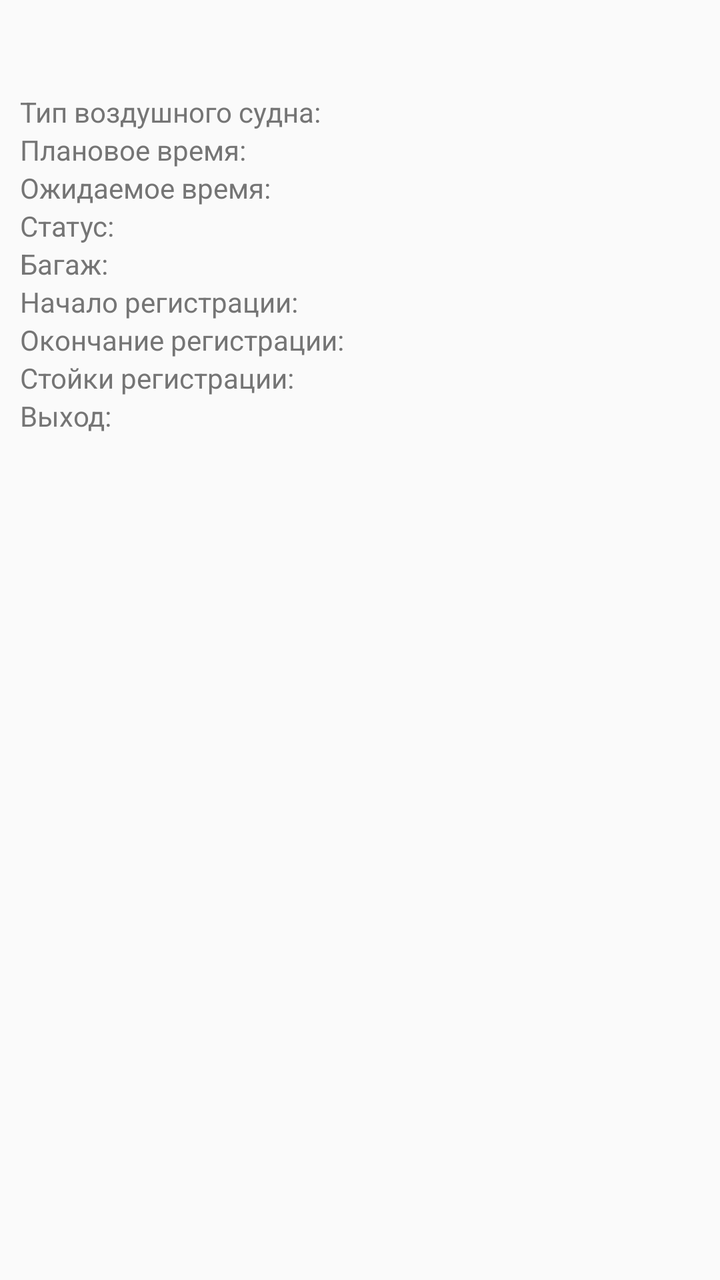
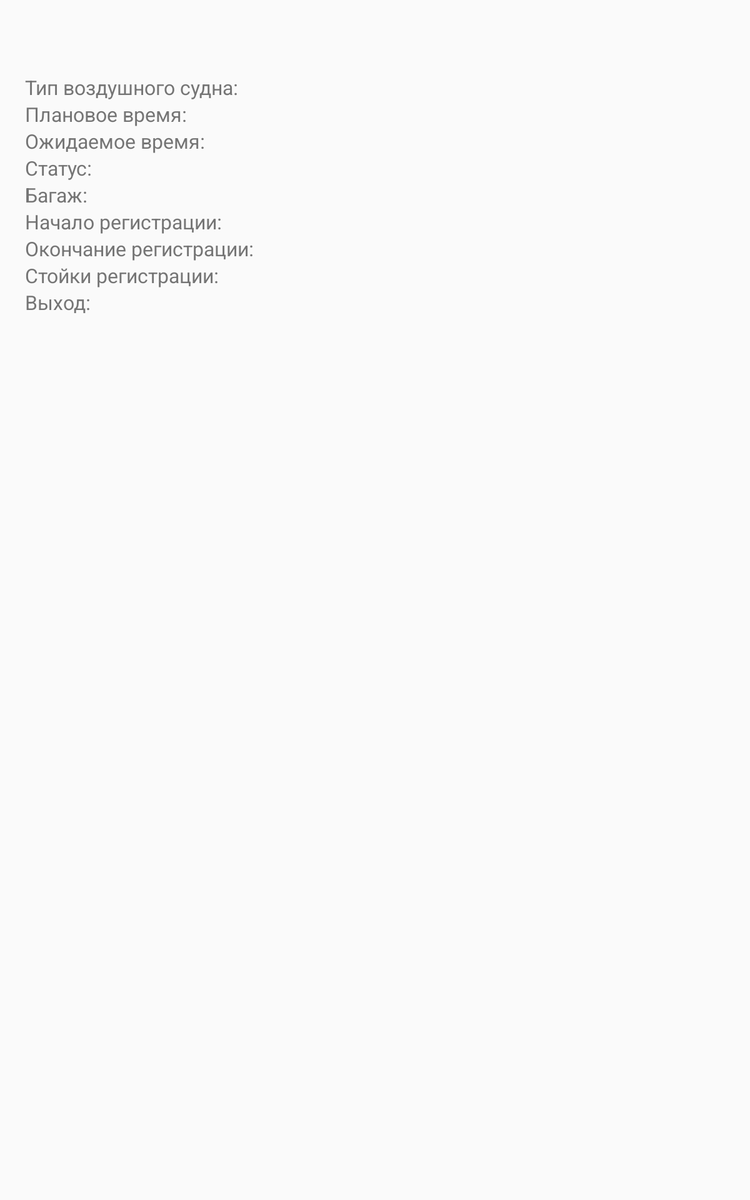

First picture: res/layout/ on a phone held upright. Second picture: the repository's own variant of that layout, on a device whose configuration matches the variant's folder. Source for both follows.
<!-- AndroidManifest.xml: application theme AppTheme -->
<!-- res/layout/listview_item.xml -->
<?xml version="1.0" encoding="utf-8"?>
<RelativeLayout xmlns:android="http://schemas.android.com/apk/res/android"
    xmlns:tools="http://schemas.android.com/tools"
    android:id="@+id/listViewItem"
    android:layout_width="match_parent"
    android:layout_height="match_parent"
    android:padding="10sp" >

    <TextView
        android:id="@+id/tvPlaneFlight"
        android:layout_width="wrap_content"
        android:layout_height="wrap_content"
        android:layout_alignParentTop="true"
        android:textSize="17sp"
        android:textColor="@color/colorPrimaryText"
        android:textStyle="bold" />

    <TextView
        android:id="@+id/tvPlaneDirection"
        android:layout_width="wrap_content"
        android:layout_height="wrap_content"
        android:layout_toEndOf="@+id/tvPlaneFlight"
        android:layout_toRightOf="@+id/tvPlaneFlight"
        android:layout_marginStart="5sp"
        android:layout_marginLeft="5sp"
        android:textSize="17sp"
        android:textColor="@color/colorPrimaryText"
        android:textStyle="bold" />

    <ImageView
        android:id="@+id/imageTracking"
        android:layout_width="wrap_content"
        android:layout_height="wrap_content"
        android:layout_toEndOf="@+id/tvPlaneDirection"
        android:layout_toRightOf="@+id/tvPlaneDirection"
        android:layout_marginStart="5sp"
        android:layout_marginLeft="5sp"
        android:src="@mipmap/ic_done_all_green_24dp"
        android:contentDescription="@string/image_tracking"
        android:visibility="gone" />

    <ImageView
        android:id="@+id/imageLogo"
        android:layout_width="80sp"
        android:layout_height="30sp"
        android:layout_alignParentTop="true"
        android:layout_alignParentEnd="true"
        android:layout_alignParentRight="true"
        android:contentDescription="@string/image_logo" />

    <TextView
        android:id="@+id/tvPlaneCombination"
        android:layout_width="wrap_content"
        android:layout_height="wrap_content"
        android:layout_below="@+id/tvPlaneDirection"
        android:layout_toEndOf="@+id/tvPlaneFlight"
        android:layout_toRightOf="@+id/tvPlaneFlight"
        android:layout_marginStart="5sp"
        android:layout_marginLeft="5sp"
        android:textSize="10sp"
        android:textColor="@color/colorPrimaryText"
        tools:ignore="SmallSp" />

    <TextView
        android:id="@+id/tvPlaneTypeDesc"
        android:layout_width="wrap_content"
        android:layout_height="wrap_content"
        android:layout_below="@+id/tvPlaneCombination"
        android:text="@string/plane_desc_type"
        android:textSize="14sp"
        android:textColor="@color/colorSecondaryText" />

    <TextView
        android:id="@+id/tvPlaneType"
        android:layout_width="wrap_content"
        android:layout_height="wrap_content"
        android:layout_below="@+id/tvPlaneCombination"
        android:layout_toEndOf="@+id/tvPlaneTypeDesc"
        android:layout_toRightOf="@+id/tvPlaneTypeDesc"
        android:layout_marginStart="5sp"
        android:layout_marginLeft="5sp"
        android:textSize="14sp"
        android:textColor="@color/colorPrimaryText" />

    <TextView
        android:id="@+id/tvPlaneTimePlanDesc"
        android:layout_width="wrap_content"
        android:layout_height="wrap_content"
        android:layout_below="@+id/tvPlaneType"
        android:text="@string/plane_desc_time_plan"
        android:textSize="14sp"
        android:textColor="@color/colorSecondaryText" />

    <TextView
        android:id="@+id/tvPlaneTimePlan"
        android:layout_width="wrap_content"
        android:layout_height="wrap_content"
        android:layout_below="@+id/tvPlaneType"
        android:layout_toEndOf="@+id/tvPlaneTimePlanDesc"
        android:layout_toRightOf="@+id/tvPlaneTimePlanDesc"
        android:layout_marginStart="5sp"
        android:layout_marginLeft="5sp"
        android:textSize="14sp"
        android:textColor="@color/colorPrimaryText" />

    <TextView
        android:id="@+id/tvPlaneTimeFactDesc"
        android:layout_width="wrap_content"
        android:layout_height="wrap_content"
        android:layout_below="@+id/tvPlaneTimePlan"
        android:text="@string/plane_desc_time_fast"
        android:textSize="14sp"
        android:textColor="@color/colorSecondaryText" />

    <TextView
        android:id="@+id/tvPlaneTimeFact"
        android:layout_width="wrap_content"
        android:layout_height="wrap_content"
        android:layout_below="@+id/tvPlaneTimePlan"
        android:layout_toEndOf="@+id/tvPlaneTimeFactDesc"
        android:layout_toRightOf="@+id/tvPlaneTimeFactDesc"
        android:layout_marginStart="5sp"
        android:layout_marginLeft="5sp"
        android:textSize="14sp"
        android:textColor="@color/colorPrimaryText" />

    <TextView
        android:id="@+id/tvPlaneStatusDesc"
        android:layout_width="wrap_content"
        android:layout_height="wrap_content"
        android:layout_below="@+id/tvPlaneTimeFact"
        android:text="@string/plane_desc_status"
        android:textSize="14sp"
        android:textColor="@color/colorSecondaryText" />

    <TextView
        android:id="@+id/tvPlaneStatus"
        android:layout_width="wrap_content"
        android:layout_height="wrap_content"
        android:layout_below="@+id/tvPlaneTimeFact"
        android:layout_toEndOf="@+id/tvPlaneStatusDesc"
        android:layout_toRightOf="@+id/tvPlaneStatusDesc"
        android:layout_marginStart="5sp"
        android:layout_marginLeft="5sp"
        android:textSize="14sp"
        android:textColor="@color/colorPrimaryText" />

    <TextView
        android:id="@+id/tvPlaneBaggageDesc"
        android:layout_width="wrap_content"
        android:layout_height="wrap_content"
        android:layout_below="@+id/tvPlaneStatus"
        android:text="@string/plane_desc_baggage"
        android:textSize="14sp"
        android:textColor="@color/colorSecondaryText" />

    <TextView
        android:id="@+id/tvPlaneBaggage"
        android:layout_width="wrap_content"
        android:layout_height="wrap_content"
        android:layout_below="@+id/tvPlaneStatus"
        android:layout_toEndOf="@+id/tvPlaneBaggageDesc"
        android:layout_toRightOf="@+id/tvPlaneBaggageDesc"
        android:layout_marginStart="5sp"
        android:layout_marginLeft="5sp"
        android:textSize="14sp"
        android:textColor="@color/colorPrimaryText" />

    <TextView
        android:id="@+id/tvPlaneCheckInBeginDesc"
        android:layout_width="wrap_content"
        android:layout_height="wrap_content"
        android:layout_below="@+id/tvPlaneBaggage"
        android:text="@string/plane_desc_check_in_begin"
        android:textSize="14sp"
        android:textColor="@color/colorSecondaryText" />

    <TextView
        android:id="@+id/tvPlaneCheckInBegin"
        android:layout_width="wrap_content"
        android:layout_height="wrap_content"
        android:layout_below="@+id/tvPlaneBaggage"
        android:layout_toEndOf="@+id/tvPlaneCheckInBeginDesc"
        android:layout_toRightOf="@+id/tvPlaneCheckInBeginDesc"
        android:layout_marginStart="5sp"
        android:layout_marginLeft="5sp"
        android:textSize="14sp"
        android:textColor="@color/colorPrimaryText" />

    <TextView
        android:id="@+id/tvPlaneCheckInEndDesc"
        android:layout_width="wrap_content"
        android:layout_height="wrap_content"
        android:layout_below="@+id/tvPlaneCheckInBegin"
        android:text="@string/plane_desc_check_in_end"
        android:textSize="14sp"
        android:textColor="@color/colorSecondaryText" />

    <TextView
        android:id="@+id/tvPlaneCheckInEnd"
        android:layout_width="wrap_content"
        android:layout_height="wrap_content"
        android:layout_below="@+id/tvPlaneCheckInBegin"
        android:layout_toEndOf="@+id/tvPlaneCheckInEndDesc"
        android:layout_toRightOf="@+id/tvPlaneCheckInEndDesc"
        android:layout_marginStart="5sp"
        android:layout_marginLeft="5sp"
        android:textSize="14sp"
        android:textColor="@color/colorPrimaryText" />

    <TextView
        android:id="@+id/tvPlaneCheckInDesc"
        android:layout_width="wrap_content"
        android:layout_height="wrap_content"
        android:layout_below="@+id/tvPlaneCheckInEnd"
        android:text="@string/plane_desc_check_in"
        android:textSize="14sp"
        android:textColor="@color/colorSecondaryText" />

    <TextView
        android:id="@+id/tvPlaneCheckIn"
        android:layout_width="wrap_content"
        android:layout_height="wrap_content"
        android:layout_below="@+id/tvPlaneCheckInEnd"
        android:layout_toEndOf="@+id/tvPlaneCheckInDesc"
        android:layout_toRightOf="@+id/tvPlaneCheckInDesc"
        android:layout_marginStart="5sp"
        android:layout_marginLeft="5sp"
        android:textSize="14sp"
        android:textColor="@color/colorPrimaryText" />

    <TextView
        android:id="@+id/tvPlaneGateDesc"
        android:layout_width="wrap_content"
        android:layout_height="wrap_content"
        android:layout_below="@+id/tvPlaneCheckIn"
        android:text="@string/plane_desc_gate"
        android:textSize="14sp"
        android:textColor="@color/colorSecondaryText" />

    <TextView
        android:id="@+id/tvPlaneGate"
        android:layout_width="wrap_content"
        android:layout_height="wrap_content"
        android:layout_below="@+id/tvPlaneCheckIn"
        android:layout_toEndOf="@+id/tvPlaneGateDesc"
        android:layout_toRightOf="@+id/tvPlaneGateDesc"
        android:layout_marginStart="5sp"
        android:layout_marginLeft="5sp"
        android:textSize="14sp"
        android:textColor="@color/colorPrimaryText" />

</RelativeLayout>
<!-- resources referenced by this layout -->
<resources>
  <color name="colorPrimaryText">#212121</color>
  <color name="colorSecondaryText">#757575</color>
  <!-- mipmap ic_done_all_green_24dp: png bitmap (mipmap-hdpi, 500 bytes) -->
  <string name="image_logo" translatable="false">Логотип компании</string>
  <string name="image_tracking" translatable="false">Отслеживать изменения</string>
  <string name="plane_desc_baggage">Багаж:</string>
  <string name="plane_desc_check_in">Стойки регистрации:</string>
  <string name="plane_desc_check_in_begin">Начало регистрации:</string>
  <string name="plane_desc_check_in_end">Окончание регистрации:</string>
  <string name="plane_desc_gate">Выход:</string>
  <string name="plane_desc_status">Статус:</string>
  <string name="plane_desc_time_fast">Ожидаемое время:</string>
  <string name="plane_desc_time_plan">Плановое время:</string>
  <string name="plane_desc_type">Тип воздушного судна:</string>
  <style name="AppTheme" parent="Theme.AppCompat.Light.NoActionBar" />
</resources>
<!-- res/layout-sw600dp/listview_item.xml (the repository's variant of the layout above) -->
<!-- drawn on a 7-inch tablet held upright -->
<?xml version="1.0" encoding="utf-8"?>
<RelativeLayout xmlns:android="http://schemas.android.com/apk/res/android"
    android:id="@+id/listViewItem"
    android:layout_width="match_parent"
    android:layout_height="match_parent"
    android:paddingTop="10sp"
    android:paddingBottom="10sp"
    android:paddingLeft="20sp"
    android:paddingRight="20sp" >

    <TextView
        android:id="@+id/tvPlaneFlight"
        android:layout_width="wrap_content"
        android:layout_height="wrap_content"
        android:layout_alignParentTop="true"
        android:textSize="24sp"
        android:textColor="@color/colorPrimaryText"
        android:textStyle="bold" />

    <TextView
        android:id="@+id/tvPlaneDirection"
        android:layout_width="wrap_content"
        android:layout_height="wrap_content"
        android:layout_toEndOf="@+id/tvPlaneFlight"
        android:layout_toRightOf="@+id/tvPlaneFlight"
        android:layout_marginStart="8sp"
        android:layout_marginLeft="8sp"
        android:textSize="24sp"
        android:textColor="@color/colorPrimaryText"
        android:textStyle="bold" />

    <ImageView
        android:id="@+id/imageTracking"
        android:layout_width="wrap_content"
        android:layout_height="wrap_content"
        android:layout_toEndOf="@+id/tvPlaneDirection"
        android:layout_toRightOf="@+id/tvPlaneDirection"
        android:layout_marginStart="16sp"
        android:layout_marginLeft="16sp"
        android:src="@mipmap/ic_done_all_green_24dp"
        android:contentDescription="@string/image_tracking"
        android:visibility="gone" />

    <ImageView
        android:id="@+id/imageLogo"
        android:layout_width="150sp"
        android:layout_height="50sp"
        android:layout_alignParentBottom="true"
        android:layout_alignParentEnd="true"
        android:layout_alignParentRight="true"
        android:contentDescription="@string/image_logo" />

    <TextView
        android:id="@+id/tvPlaneCombination"
        android:layout_width="wrap_content"
        android:layout_height="wrap_content"
        android:layout_below="@+id/tvPlaneDirection"
        android:layout_toEndOf="@+id/tvPlaneFlight"
        android:layout_toRightOf="@+id/tvPlaneFlight"
        android:layout_marginStart="8sp"
        android:layout_marginLeft="8sp"
        android:textSize="12sp"
        android:textColor="@color/colorPrimaryText" />

    <TextView
        android:id="@+id/tvPlaneTypeDesc"
        android:layout_width="wrap_content"
        android:layout_height="wrap_content"
        android:layout_below="@+id/tvPlaneCombination"
        android:text="@string/plane_desc_type"
        android:textSize="16sp"
        android:textColor="@color/colorSecondaryText" />

    <TextView
        android:id="@+id/tvPlaneType"
        android:layout_width="wrap_content"
        android:layout_height="wrap_content"
        android:layout_below="@+id/tvPlaneCombination"
        android:layout_toEndOf="@+id/tvPlaneTypeDesc"
        android:layout_toRightOf="@+id/tvPlaneTypeDesc"
        android:layout_marginStart="8sp"
        android:layout_marginLeft="8sp"
        android:textSize="16sp"
        android:textColor="@color/colorPrimaryText" />

    <TextView
        android:id="@+id/tvPlaneTimePlanDesc"
        android:layout_width="wrap_content"
        android:layout_height="wrap_content"
        android:layout_below="@+id/tvPlaneType"
        android:text="@string/plane_desc_time_plan"
        android:textSize="16sp"
        android:textColor="@color/colorSecondaryText" />

    <TextView
        android:id="@+id/tvPlaneTimePlan"
        android:layout_width="wrap_content"
        android:layout_height="wrap_content"
        android:layout_below="@+id/tvPlaneType"
        android:layout_toEndOf="@+id/tvPlaneTimePlanDesc"
        android:layout_toRightOf="@+id/tvPlaneTimePlanDesc"
        android:layout_marginStart="8sp"
        android:layout_marginLeft="8sp"
        android:textSize="16sp"
        android:textColor="@color/colorPrimaryText" />

    <TextView
        android:id="@+id/tvPlaneTimeFactDesc"
        android:layout_width="wrap_content"
        android:layout_height="wrap_content"
        android:layout_below="@+id/tvPlaneTimePlan"
        android:text="@string/plane_desc_time_fast"
        android:textSize="16sp"
        android:textColor="@color/colorSecondaryText" />

    <TextView
        android:id="@+id/tvPlaneTimeFact"
        android:layout_width="wrap_content"
        android:layout_height="wrap_content"
        android:layout_below="@+id/tvPlaneTimePlan"
        android:layout_toEndOf="@+id/tvPlaneTimeFactDesc"
        android:layout_toRightOf="@+id/tvPlaneTimeFactDesc"
        android:layout_marginStart="8sp"
        android:layout_marginLeft="8sp"
        android:textSize="16sp"
        android:textColor="@color/colorPrimaryText" />

    <TextView
        android:id="@+id/tvPlaneStatusDesc"
        android:layout_width="wrap_content"
        android:layout_height="wrap_content"
        android:layout_below="@+id/tvPlaneTimeFact"
        android:text="@string/plane_desc_status"
        android:textSize="16sp"
        android:textColor="@color/colorSecondaryText" />

    <TextView
        android:id="@+id/tvPlaneStatus"
        android:layout_width="wrap_content"
        android:layout_height="wrap_content"
        android:layout_below="@+id/tvPlaneTimeFact"
        android:layout_toEndOf="@+id/tvPlaneStatusDesc"
        android:layout_toRightOf="@+id/tvPlaneStatusDesc"
        android:layout_marginStart="8sp"
        android:layout_marginLeft="8sp"
        android:textSize="16sp"
        android:textColor="@color/colorPrimaryText" />

    <TextView
        android:id="@+id/tvPlaneBaggageDesc"
        android:layout_width="wrap_content"
        android:layout_height="wrap_content"
        android:layout_below="@+id/tvPlaneStatus"
        android:text="@string/plane_desc_baggage"
        android:textSize="16sp"
        android:textColor="@color/colorSecondaryText" />

    <TextView
        android:id="@+id/tvPlaneBaggage"
        android:layout_width="wrap_content"
        android:layout_height="wrap_content"
        android:layout_below="@+id/tvPlaneStatus"
        android:layout_toEndOf="@+id/tvPlaneBaggageDesc"
        android:layout_toRightOf="@+id/tvPlaneBaggageDesc"
        android:layout_marginStart="8sp"
        android:layout_marginLeft="8sp"
        android:textSize="16sp"
        android:textColor="@color/colorPrimaryText" />

    <TextView
        android:id="@+id/tvPlaneCheckInBeginDesc"
        android:layout_width="wrap_content"
        android:layout_height="wrap_content"
        android:layout_below="@+id/tvPlaneBaggage"
        android:text="@string/plane_desc_check_in_begin"
        android:textSize="16sp"
        android:textColor="@color/colorSecondaryText" />

    <TextView
        android:id="@+id/tvPlaneCheckInBegin"
        android:layout_width="wrap_content"
        android:layout_height="wrap_content"
        android:layout_below="@+id/tvPlaneBaggage"
        android:layout_toEndOf="@+id/tvPlaneCheckInBeginDesc"
        android:layout_toRightOf="@+id/tvPlaneCheckInBeginDesc"
        android:layout_marginStart="8sp"
        android:layout_marginLeft="8sp"
        android:textSize="16sp"
        android:textColor="@color/colorPrimaryText" />

    <TextView
        android:id="@+id/tvPlaneCheckInEndDesc"
        android:layout_width="wrap_content"
        android:layout_height="wrap_content"
        android:layout_below="@+id/tvPlaneCheckInBegin"
        android:text="@string/plane_desc_check_in_end"
        android:textSize="16sp"
        android:textColor="@color/colorSecondaryText" />

    <TextView
        android:id="@+id/tvPlaneCheckInEnd"
        android:layout_width="wrap_content"
        android:layout_height="wrap_content"
        android:layout_below="@+id/tvPlaneCheckInBegin"
        android:layout_toEndOf="@+id/tvPlaneCheckInEndDesc"
        android:layout_toRightOf="@+id/tvPlaneCheckInEndDesc"
        android:layout_marginStart="8sp"
        android:layout_marginLeft="8sp"
        android:textSize="16sp"
        android:textColor="@color/colorPrimaryText" />

    <TextView
        android:id="@+id/tvPlaneCheckInDesc"
        android:layout_width="wrap_content"
        android:layout_height="wrap_content"
        android:layout_below="@+id/tvPlaneCheckInEnd"
        android:text="@string/plane_desc_check_in"
        android:textSize="16sp"
        android:textColor="@color/colorSecondaryText" />

    <TextView
        android:id="@+id/tvPlaneCheckIn"
        android:layout_width="wrap_content"
        android:layout_height="wrap_content"
        android:layout_below="@+id/tvPlaneCheckInEnd"
        android:layout_toEndOf="@+id/tvPlaneCheckInDesc"
        android:layout_toRightOf="@+id/tvPlaneCheckInDesc"
        android:layout_marginStart="8sp"
        android:layout_marginLeft="8sp"
        android:textSize="16sp"
        android:textColor="@color/colorPrimaryText" />

    <TextView
        android:id="@+id/tvPlaneGateDesc"
        android:layout_width="wrap_content"
        android:layout_height="wrap_content"
        android:layout_below="@+id/tvPlaneCheckIn"
        android:text="@string/plane_desc_gate"
        android:textSize="16sp"
        android:textColor="@color/colorSecondaryText" />

    <TextView
        android:id="@+id/tvPlaneGate"
        android:layout_width="wrap_content"
        android:layout_height="wrap_content"
        android:layout_below="@+id/tvPlaneCheckIn"
        android:layout_toEndOf="@+id/tvPlaneGateDesc"
        android:layout_toRightOf="@+id/tvPlaneGateDesc"
        android:layout_marginStart="8sp"
        android:layout_marginLeft="8sp"
        android:textSize="16sp"
        android:textColor="@color/colorPrimaryText" />

</RelativeLayout>
